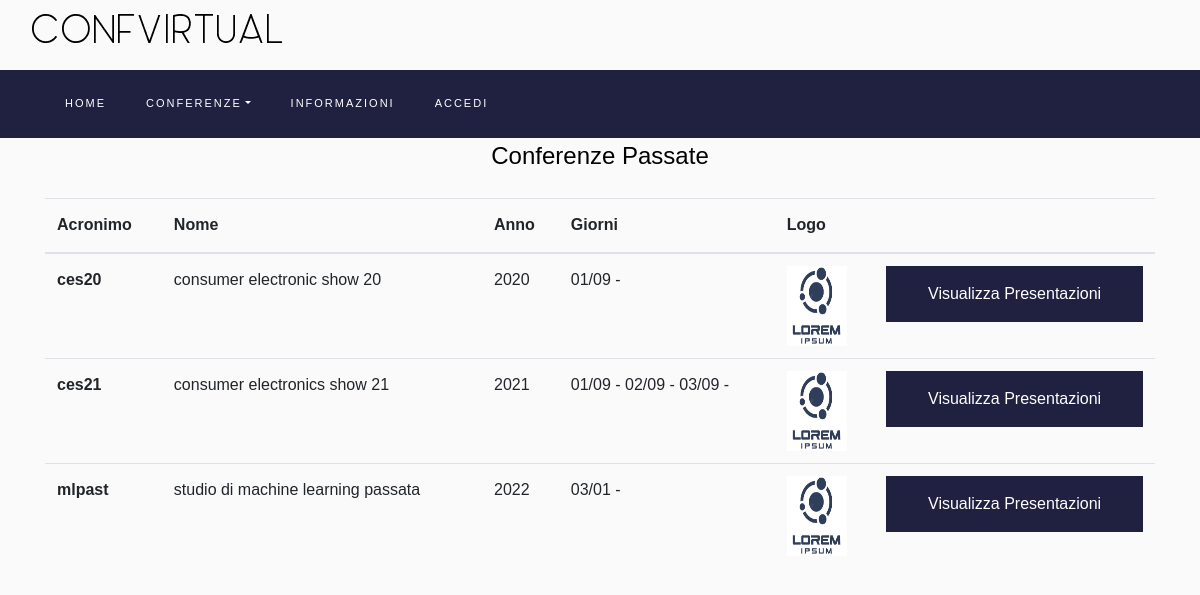
The app's page /pages/pastconferences.php with its own data.
### tables this page shows
CREATE TABLE CONFERENZA (
                            annoEdizione year not null,
                            acronimo varchar(10) not null,
                            totaleSponsorizzazioni int default 0,
                            immagineLogo varchar(260),
                            statoSvolgimento enum('attiva','completata') default('attiva'),
                            nome varchar(50) not null,
                            primary key (annoEdizione,acronimo)
);

### logic/DbConn.php (called while the page is built, shortened)
<?php
class DbConn {
    private static $PDO;
    private static $currentDbConn = null;
    private function __construct($PDO){
        self::$PDO -> setAttribute(PDO::ATTR_ERRMODE,PDO::ERRMODE_EXCEPTION);
    }
    public static function getInstance():PDO
    {
        try {
            if(self::$currentDbConn == null)
            {
                self::$currentDbConn = new DbConn(new PDO('mysql:host=127.0.0.1;dbname=confvirtual;charset=utf8','root','radice'));
            }
            return self::$currentDbConn::getPDO();
        } catch (PDOException $exception){
            header('Location: /templates/Error500.php');
            self::close();
            exit();
        }
    }
    private static function getPDO(){
        return  self::$PDO;
    }
    private static function setPDO($PDO): void
    {
        self::$PDO = $PDO;
    }
}

### logic/DbConference.php (called while the page is built, shortened)
<?php
include_once($_SERVER["DOCUMENT_ROOT"] . "/logic/DbConn.php");
class DbConference
{
    static function conferenceClosed()
    {
        $sql = 'CALL ritornaConferenzePassate();';
        $res = DbConn::getInstance() -> query($sql);
        $output = $res -> fetchAll(PDO::FETCH_ASSOC);
        return $output;
    }
    static function daysConference($acronimoConferenza,$annoEdizione)
    {
        if (isset($acronimoConferenza) && isset($annoEdizione)) {
            $sql = 'CALL ritornaGiorniConferenza(\'' . $acronimoConferenza . '\',\'' . $annoEdizione . '\');';
            $res = DbConn::getInstance()->query($sql);
            $output = $res->fetchAll(PDO::FETCH_ASSOC);
            return $output;
        }else {
            return null;
        }
    }
}

### logic/ConferenceQueryController.php (called while the page is built, shortened)
<?php
include_once('DbConference.php');
class ConferenceQueryController
{
    static function getConferencePast()
    {
        return DbConference::conferenceClosed();
    }
    static function getDaysConference($acronimo,$anno)
    {
        return DbConference::daysConference($acronimo,$anno);
    }
}

### pages/pastconferences.php (the view, shortened to what this page needs)
<!DOCTYPE html>
<html lang="it">
<body>
<form method="post" action="presentationslist.php">
    <?php
    function getConferences()
    {
        $id = 0;
        foreach (ConferenceQueryController::getConferencePast() as $r) {
            rowConferenceInfo($r, $id);
            $id++;
        }
    }
    function rowConferenceInfo($r, $id)
    {
        $srcImg = $r['immagineLogo'];
        echo '
                                <input type="hidden" name="nome[]" value="'.$r['nome'].'">
                                <input type="hidden" name="acronimo[]" value="'.$r['acronimo'].'">
                                <input type="hidden" name="annoEdizione[]" value="'.$r['annoEdizione'].'">
                                <input type="hidden" name="immagineLogo[]" value="'.$r['immagineLogo'].'">
                                <tr>
                                <th scope="row" class="scope" >' . $r['acronimo'] . '</th>
                                <td>' . $r['nome'] . '</td>
                                <td>' . $r['annoEdizione'] . '</td>
                            ';
        $string = '';
        foreach (ConferenceQueryController::getDaysConference($r['acronimo'], $r['annoEdizione']) as $r) {
            $string .= date_format(date_create($r['giorno']), "d/m") . ' - ';
        }
        echo '<td>' . $string . '</td>';
        if(!empty($srcImg)){
            echo '<td><img id="currentPhoto" title="userImg personalizzata" width="60" height="80" src="'.$srcImg.'" alt="img personale"> </td>';
        } else { echo '<td><img title="no img" width="60" height="80" src="/resources/images/noImgDefault.jpg" alt="default_img"></td>';}
        echo '<td><button type="submit" id="btn" name="presentations_list_btn" value ="'.$id.'">Visualizza Presentazioni</button></td></tr>';
    } ?>
    <div class="container">
        <div class="row">
            <div class="col-md-12">
                <h4 class="text-center mb-4">Conferenze Passate</h4>
                <div class="table-wrap">
                    <table class="table">
                        <thead class="thead-primary">
                        <tr>
                            <th>Acronimo</th>
                            <th>Nome</th>
                            <th>Anno</th>
                            <th>Giorni</th>
                            <th>Logo</th>
                            <th></th>
                        </tr>
                        </thead>
                        <tbody>
                        <?php
                        getConferences();
                        ?>
                        </tbody>
                    </table>
                </div>
            </div>
        </div>
    </div>
</form>
</body>
</html>

### style/css/Login.css (style rules this page uses)
button { color: white; padding: 14px 20px; border: none; cursor: pointer; width: 100%; }
form button { background-color: #202040; }

### records on screen
conferenza: acronimo "ces20", nome "consumer electronic show 20", annoEdizione "2020", string "01/09 -", immagineLogo (picture), $id 0 (drawn)
conferenza: acronimo "ces21", nome "consumer electronics show 21", annoEdizione "2021", string "01/09 - 02/09 - 03/09 -", immagineLogo (picture), $id 1 (drawn)
conferenza: acronimo "mlpast", nome "studio di machine learning passata", annoEdizione "2022", string "03/01 -", immagineLogo (picture), $id 2 (drawn)
